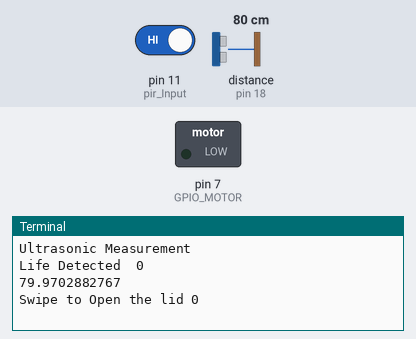
Recording of a program running on a simulated Raspberry Pi (header pin numbers). On the bench: switched loads named in the program (green lamp = pin HIGH), the last lines printed to the terminal. The test bench sets the inputs (shaded band); at power-on: distance to the obstacle (sensor on pin 18) 80 cm, pin 11 (pir_Input) HIGH. The echo pulse lasts 58.3 µs per cm; the clock reads 2024-03-15 10:24:30 at power-on unless the program sets it; pins used as bus, display or sensor lines are not drawn.

Above: at 1.2 s.
1.3 s: distance to the obstacle (sensor on pin 18) set to 23 cm
At 3.0 s:
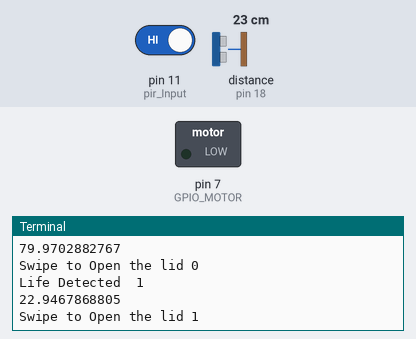
4.0 s: distance to the obstacle (sensor on pin 18) set to 18 cm
At 5.6 s:
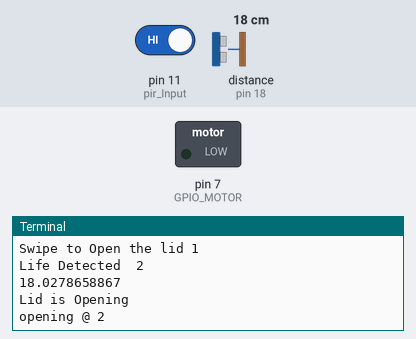
6.7 s: pin 11 (pir_Input) driven LOW
At 8.7 s:
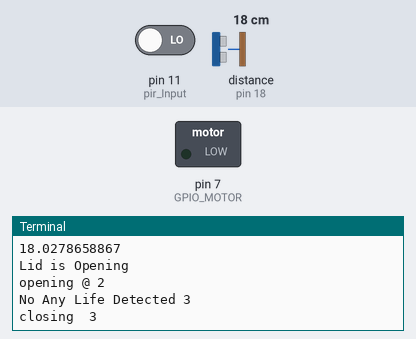
9.6 s: pin 11 (pir_Input) driven HIGH
At 15.6 s:
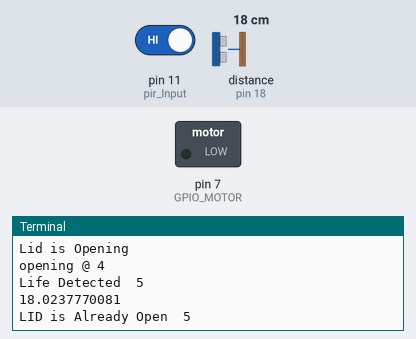
Timing chart, 0 to 16.6 s (numbered marks = the images above; inputs shaded):
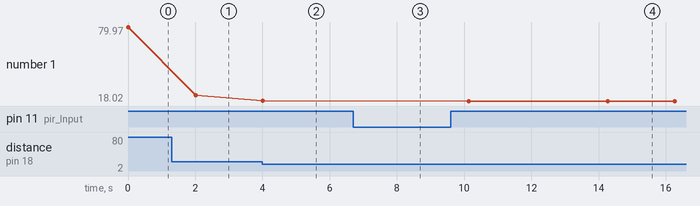

The program:

Motion.py
```python
# -----------------------
import time
import RPi.GPIO as GPIO
#------------------------

def measure():
  # This function measures a distance
  GPIO.output(GPIO_TRIGGER, True)
  time.sleep(0.00001)
  GPIO.output(GPIO_TRIGGER, False)
  start = time.time()
  stop = 0
  while GPIO.input(GPIO_ECHO)==0:
    start = time.time()

  while GPIO.input(GPIO_ECHO)==1:
    stop = time.time()

  elapsed = stop-start
  distance = (elapsed * 34300)/2

  return distance

def measure_average():
  # This function measures a average distance
    distance1=measure()
    time.sleep(.25)
    distance2=measure()
    time.sleep(.25)
    distance3=measure()
    time.sleep(.35)
    distance=distance1+distance2+distance3
    distance=distance/3
    return distance

def lid_open():
# This function open the lid
  print "Lid is Opening"
  count =0
  try:
    while count<50:
			GPIO.output(7,1)
			time.sleep(0.0005)
			GPIO.output(7,0)
			time.sleep(0.0020)
			count = count + 1
  except:
      print "Exception on Opening"


def lid_close():
# This function close the lid
  print "Lid is Opening"
  counter =0
  try:
      while counter<50:
                        GPIO.output(7,1)
                        time.sleep(.0015)
                        GPIO.output(7,0)
                        time.sleep(.0020)
                        counter=counter+1
			GPIO.cleanup()
  except:
      print "Exception on Opening"

# Define the distance for sensing
maxDistance   = 20

# Define whether the pir sensor is needed.
pirStat = True


GPIO_TRIGGER = 16
GPIO_ECHO    = 18
GPIO_MOTOR   = 7
GPIO_PIR     = 11

print "Ultrasonic Measurement"


try:
  count=0
  lid_status=True
  while True:
        GPIO.cleanup()
        # Define GPIO to use on Pi
        GPIO.setmode(GPIO.BOARD)
      	# Set pins as output and input
        GPIO.setup(GPIO_TRIGGER,GPIO.OUT)  # Trigger
        GPIO.setup(GPIO_ECHO,GPIO.IN)      # Echo
        GPIO.setup(GPIO_MOTOR,GPIO.OUT)    # Motor
        GPIO.setup(GPIO_PIR, GPIO.IN)      # Read output from PIR motion sensor

        # Set trigger to False (Low)
        GPIO.output(GPIO_TRIGGER, False)
        pir_Input=GPIO.input(11)

        if pir_Input==1 and pirStat:
            print "Life Detected ",count              #When output from motion sensor is HIGH
            distance = measure()
            print distance
            if distance<maxDistance and distance>0:
                if lid_status:
                    lid_open()
                    print "opening @",count
                    time.sleep(2)
                    lid_status=False
                else:
                     print "LID is Already Open ",count
            else:
                if lid_status==False:
                    lid_close()
                    print "closing @",count
                    lid_status=True
                else:
                     print "Swipe to Open the lid",count
        else:
            print "No Any Life Detected",count
            if lid_status==False:
                    #lid_close()
                    print "closing ",count
                    lid_status=True

        time.sleep(2)
        count=count+1
except KeyboardInterrupt:
  GPIO.cleanup()
```

Measured:
- the behaviour switches between 21 and 20 cm on distance to the obstacle (sensor on pin 18) (found by bisection; images 1 and 2)
- after the input at 1.3 s, the terminal: prints a new line after 0.71 s (image 1)
- after the input at 4.0 s, the terminal: prints a new line at once (image 2)
- after the input at 6.7 s, the terminal: prints a new line after 1.4 s (image 3)
- after the input at 9.6 s, the terminal: prints a new line after 0.54 s (image 4)
- plotted number 1: 79.97 → 22.95 after the input at 1.3 s, 22.95 → 18.03 after the input at 4.0 s, 18.03 → 18.02 after the input at 9.6 s
